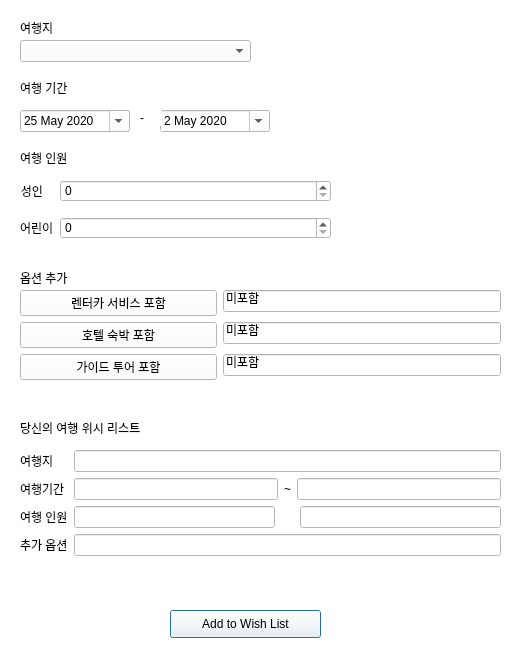
<?xml version="1.0" encoding="UTF-8"?>
<ui version="4.0">
 <class>Dialog</class>
 <widget class="QDialog" name="Dialog">
  <property name="geometry">
   <rect>
    <x>0</x>
    <y>0</y>
    <width>512</width>
    <height>661</height>
   </rect>
  </property>
  <property name="windowTitle">
   <string>Dialog</string>
  </property>
  <property name="styleSheet">
   <string notr="true">background-color: rgb(255, 255, 255);</string>
  </property>
  <widget class="QLabel" name="lbl1">
   <property name="geometry">
    <rect>
     <x>20</x>
     <y>20</y>
     <width>64</width>
     <height>15</height>
    </rect>
   </property>
   <property name="styleSheet">
    <string notr="true">font: 10pt &quot;배달의민족 주아&quot;;</string>
   </property>
   <property name="text">
    <string>여행지</string>
   </property>
  </widget>
  <widget class="QComboBox" name="location_box">
   <property name="geometry">
    <rect>
     <x>20</x>
     <y>40</y>
     <width>231</width>
     <height>22</height>
    </rect>
   </property>
  </widget>
  <widget class="QLabel" name="lbl2">
   <property name="geometry">
    <rect>
     <x>20</x>
     <y>80</y>
     <width>71</width>
     <height>16</height>
    </rect>
   </property>
   <property name="styleSheet">
    <string notr="true">font: 10pt &quot;배달의민족 주아&quot;;</string>
   </property>
   <property name="text">
    <string>여행 기간</string>
   </property>
  </widget>
  <widget class="QLabel" name="lbl3">
   <property name="geometry">
    <rect>
     <x>20</x>
     <y>150</y>
     <width>64</width>
     <height>15</height>
    </rect>
   </property>
   <property name="styleSheet">
    <string notr="true">font: 10pt &quot;배달의민족 주아&quot;;</string>
   </property>
   <property name="text">
    <string>여행 인원</string>
   </property>
  </widget>
  <widget class="QLabel" name="lbl4">
   <property name="geometry">
    <rect>
     <x>20</x>
     <y>270</y>
     <width>241</width>
     <height>16</height>
    </rect>
   </property>
   <property name="styleSheet">
    <string notr="true">font: 10pt &quot;배달의민족 주아&quot;;</string>
   </property>
   <property name="text">
    <string>옵션 추가 </string>
   </property>
  </widget>
  <widget class="QPushButton" name="wishlist_btn">
   <property name="geometry">
    <rect>
     <x>170</x>
     <y>610</y>
     <width>151</width>
     <height>28</height>
    </rect>
   </property>
   <property name="styleSheet">
    <string notr="true">font: 75 9pt &quot;Arca Majora 3 Bold&quot;;</string>
   </property>
   <property name="text">
    <string>Add to Wish List</string>
   </property>
  </widget>
  <widget class="QWidget" name="formLayoutWidget">
   <property name="geometry">
    <rect>
     <x>20</x>
     <y>180</y>
     <width>311</width>
     <height>71</height>
    </rect>
   </property>
   <layout class="QFormLayout" name="formLayout">
    <property name="verticalSpacing">
     <number>15</number>
    </property>
    <item row="0" column="0">
     <widget class="QLabel" name="label">
      <property name="text">
       <string>성인</string>
      </property>
      <property name="alignment">
       <set>Qt::AlignRight|Qt::AlignTrailing|Qt::AlignVCenter</set>
      </property>
     </widget>
    </item>
    <item row="0" column="1">
     <widget class="QSpinBox" name="adult_spinBox"/>
    </item>
    <item row="1" column="0">
     <widget class="QLabel" name="label_2">
      <property name="text">
       <string>어린이</string>
      </property>
     </widget>
    </item>
    <item row="1" column="1">
     <widget class="QSpinBox" name="child_spinBox"/>
    </item>
   </layout>
  </widget>
  <widget class="QLabel" name="lbl1_5">
   <property name="geometry">
    <rect>
     <x>20</x>
     <y>420</y>
     <width>241</width>
     <height>16</height>
    </rect>
   </property>
   <property name="styleSheet">
    <string notr="true">font: 10pt &quot;배달의민족 주아&quot;;</string>
   </property>
   <property name="text">
    <string>당신의 여행 위시 리스트</string>
   </property>
  </widget>
  <widget class="QDateEdit" name="startDate">
   <property name="geometry">
    <rect>
     <x>20</x>
     <y>110</y>
     <width>110</width>
     <height>22</height>
    </rect>
   </property>
   <property name="dateTime">
    <datetime>
     <hour>0</hour>
     <minute>0</minute>
     <second>0</second>
     <year>2020</year>
     <month>5</month>
     <day>25</day>
    </datetime>
   </property>
   <property name="calendarPopup">
    <bool>true</bool>
   </property>
  </widget>
  <widget class="QDateEdit" name="endDate">
   <property name="geometry">
    <rect>
     <x>160</x>
     <y>110</y>
     <width>110</width>
     <height>22</height>
    </rect>
   </property>
   <property name="dateTime">
    <datetime>
     <hour>0</hour>
     <minute>0</minute>
     <second>0</second>
     <year>2020</year>
     <month>5</month>
     <day>2</day>
    </datetime>
   </property>
   <property name="calendarPopup">
    <bool>true</bool>
   </property>
  </widget>
  <widget class="QLabel" name="label_7">
   <property name="geometry">
    <rect>
     <x>140</x>
     <y>110</y>
     <width>21</width>
     <height>16</height>
    </rect>
   </property>
   <property name="text">
    <string>-</string>
   </property>
  </widget>
  <widget class="QWidget" name="formLayoutWidget_3">
   <property name="geometry">
    <rect>
     <x>20</x>
     <y>450</y>
     <width>481</width>
     <height>131</height>
    </rect>
   </property>
   <layout class="QFormLayout" name="formLayout_3">
    <item row="0" column="0">
     <widget class="QLabel" name="label_8">
      <property name="text">
       <string>여행지</string>
      </property>
     </widget>
    </item>
    <item row="0" column="1">
     <widget class="QLineEdit" name="location_line"/>
    </item>
    <item row="1" column="0">
     <widget class="QLabel" name="label_9">
      <property name="text">
       <string>여행기간</string>
      </property>
     </widget>
    </item>
    <item row="1" column="1">
     <layout class="QHBoxLayout" name="horizontalLayout_3">
      <item>
       <widget class="QLineEdit" name="startdate_line"/>
      </item>
      <item>
       <widget class="QLabel" name="label_11">
        <property name="text">
         <string>~</string>
        </property>
       </widget>
      </item>
      <item>
       <widget class="QLineEdit" name="enddate_line"/>
      </item>
     </layout>
    </item>
    <item row="2" column="0">
     <widget class="QLabel" name="label_12">
      <property name="text">
       <string>여행 인원</string>
      </property>
     </widget>
    </item>
    <item row="2" column="1">
     <layout class="QHBoxLayout" name="horizontalLayout_4">
      <property name="spacing">
       <number>25</number>
      </property>
      <item>
       <widget class="QLineEdit" name="adult_line"/>
      </item>
      <item>
       <widget class="QLineEdit" name="child_line"/>
      </item>
     </layout>
    </item>
    <item row="3" column="1">
     <widget class="QLineEdit" name="budget_line"/>
    </item>
    <item row="3" column="0">
     <widget class="QLabel" name="label_3">
      <property name="text">
       <string>추가 옵션</string>
      </property>
     </widget>
    </item>
   </layout>
  </widget>
  <widget class="QWidget" name="formLayoutWidget_2">
   <property name="geometry">
    <rect>
     <x>20</x>
     <y>290</y>
     <width>481</width>
     <height>111</height>
    </rect>
   </property>
   <layout class="QFormLayout" name="formLayout_2">
    <item row="0" column="0">
     <widget class="QPushButton" name="carRent_btn">
      <property name="minimumSize">
       <size>
        <width>197</width>
        <height>0</height>
       </size>
      </property>
      <property name="text">
       <string>렌터카 서비스 포함</string>
      </property>
     </widget>
    </item>
    <item row="0" column="1">
     <widget class="QLineEdit" name="carRent_line">
      <property name="text">
       <string>미포함</string>
      </property>
     </widget>
    </item>
    <item row="1" column="0">
     <widget class="QPushButton" name="hotel_btn">
      <property name="minimumSize">
       <size>
        <width>197</width>
        <height>0</height>
       </size>
      </property>
      <property name="text">
       <string>호텔 숙박 포함</string>
      </property>
     </widget>
    </item>
    <item row="1" column="1">
     <widget class="QLineEdit" name="lineEdit_2">
      <property name="text">
       <string>미포함</string>
      </property>
     </widget>
    </item>
    <item row="2" column="0">
     <widget class="QPushButton" name="tour_btn">
      <property name="minimumSize">
       <size>
        <width>197</width>
        <height>0</height>
       </size>
      </property>
      <property name="text">
       <string>가이드 투어 포함</string>
      </property>
     </widget>
    </item>
    <item row="2" column="1">
     <widget class="QLineEdit" name="lineEdit_3">
      <property name="text">
       <string>미포함</string>
      </property>
     </widget>
    </item>
   </layout>
  </widget>
 </widget>
 <resources/>
 <connections/>
</ui>
